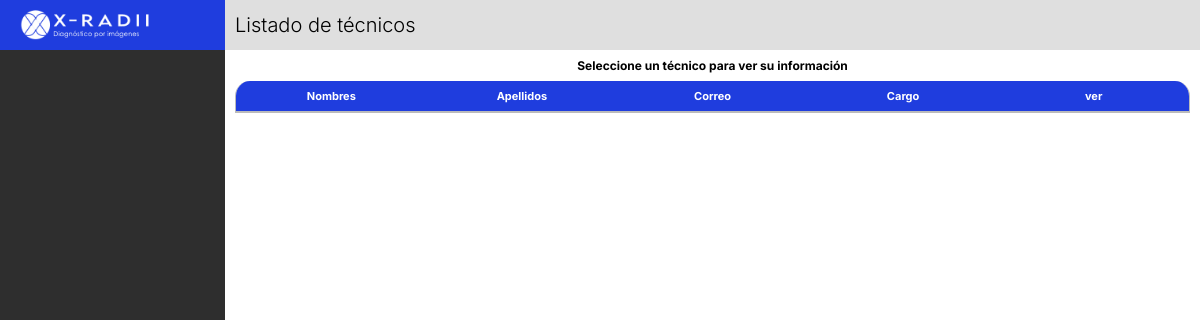
Before: /Cuenta/Tecnicos.php with the older database file.
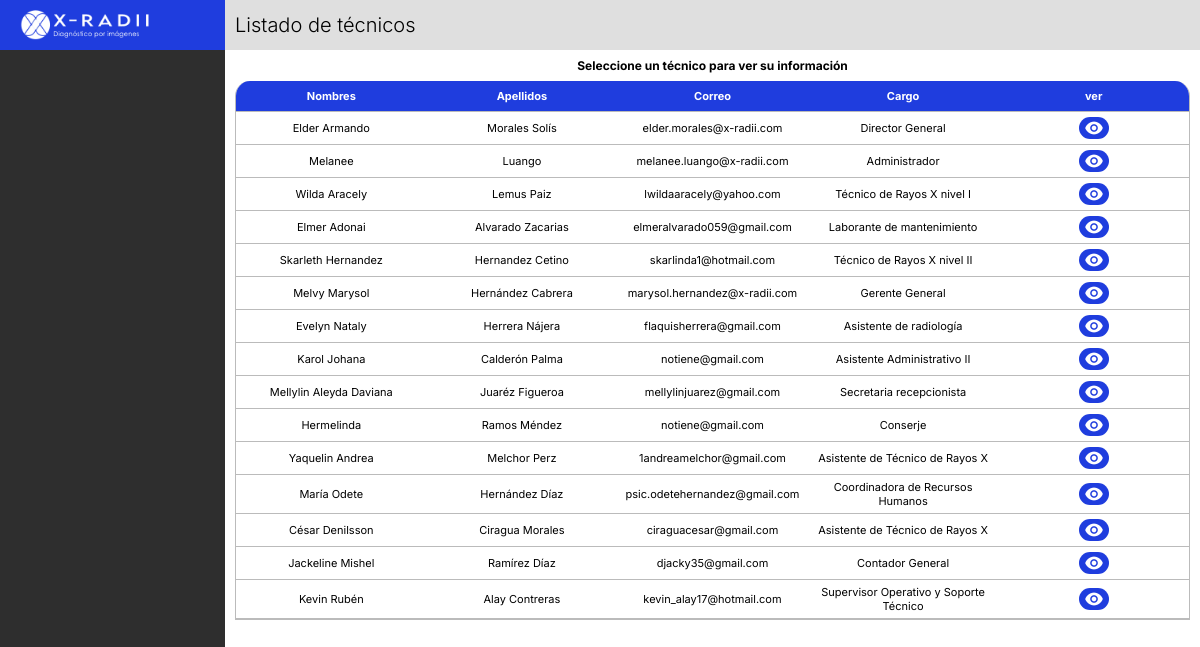
After: the same page with the newer database file.
### tables this page shows
CREATE TABLE IF NOT EXISTS `usuarios` (
  `id` int NOT NULL AUTO_INCREMENT,
  `nombres` varchar(60) NOT NULL,
  `apellidos` varchar(60) NOT NULL,
  `username` varchar(20) NOT NULL,
  `correo` varchar(70) NOT NULL,
  `pass` varchar(200) NOT NULL,
  `autorizacion` tinyint(1) NOT NULL,
  `F_rol` int NOT NULL,
  `F_cargo` int NOT NULL,
  `activo` int NOT NULL DEFAULT '1',
  PRIMARY KEY (`id`),
  KEY `usuarios-rol` (`F_rol`),
  KEY `usuarios-cargo` (`F_cargo`)
);

CREATE TABLE IF NOT EXISTS `cargo` (
  `id` int NOT NULL AUTO_INCREMENT,
  `nombre_cargo` varchar(45) NOT NULL,
  PRIMARY KEY (`id`)
);

### Cuenta/Tecnicos.php (the view, shortened to what this page needs)
<?php
$Titulo = "Listado de técnicos";
?>
<?php
$sql = "SELECT u.id, u.nombres, u.apellidos, u.correo, c.nombre_cargo FROM usuarios u
JOIN cargo c ON u.F_cargo = c.id
WHERE u.activo != 0 AND u.apellidos != 'Prueba';";
$sentencia = $base_de_datos->prepare($sql);
$sentencia->execute();
$registro = $sentencia->fetchAll(PDO::FETCH_ASSOC);
?>
<?php include_once '../templates/encabezado.php'; ?>
<!DOCTYPE html>
<html lang="en">
<head>
    <link href="css/tecnicos.css" rel="stylesheet">
</head>
<body>
<?php include_once '../templates/estructura.php'; ?>
<div class="ContenedorBase">
    <h1>Seleccione un técnico para ver su información</h1>
</div>
<div class="ContenedorBase2">
    <div class="divTabla_tec">
        <div class="divtabla2_tec">
            <table>
                <thead>
                    <tr>
                        <th class="">Nombres</th>
                        <th class="">Apellidos</th>
                        <th class="">Correo</th>
                        <th class="tdfecha">Cargo</th>
                        <th class="tdfecha">ver</th>
                    </tr>
                </thead>
                <tbody id="tbody_tabla" name="tbody_tabla">
                    <?php if(count($registro) > 0){ ?>
                        <?php foreach($registro as $valor){ ?>
                            <tr>
                                <td>
                                    <?php echo $valor["nombres"]; ?>
                                </td>
                                <td>
                                    <?php echo $valor["apellidos"]; ?>
                                </td>
                                <td>
                                    <?php echo $valor["correo"]; ?>
                                </td>
                                <td>
                                    <?php echo $valor["nombre_cargo"]; ?>
                                </td>
                                <td>
                                    <button class="btnView" onclick="VerUsuario(<?php echo $valor['id'];?>);">
                                    </button>
                                </td>
                            </tr>
                        <?php } ?>
                    <?php } ?>
                </tbody>
            </table>
        </div>
    </div>
</div>
<?php include_once '../templates/estructura_abajo.php'; ?>
</body>
</html>

### templates/encabezado.php (shortened to what this page needs)
<link href="../css/estructura.css" rel="stylesheet">
<link href="../css/General.css" rel="stylesheet">

### templates/estructura.php (shortened to what this page needs)
<div class="grid-container">
    <div class="item1" id="item1">
        <div class="Logo">
            <img src="../imagenes/Logo Largo Blanco.png" alt="">
        </div>
    </div>
    <div class="item2" id="item2">
        <span>
            <?php if(isset($Titulo)) echo $Titulo ?>
        </span>
    </div>
    <div class="item3" id="item3">

### templates/estructura_abajo.php
</div>
</div>

### css/estructura.css (style rules this page uses)
body { margin: 0; height: 100vh; }
.grid-container { display: grid; grid-template-columns: 225px auto; grid-template-rows: 50px auto; gap: 0px; padding: 0px; height:100%; }
.grid-container > div { border: 0px solid red; text-align: center; }
.Logo { background-color: #1F3DDE; height: 50px; display: flex; align-items: center; }
.Logo > img { height: 30px; margin-left: 20px; }
.item1 { background-color: #2E2E2E; grid-row: 1 / 3; }
.item2 { background-color: #DFDFDF; display: flex; align-items: center; }
.item2 > span { font-size: 20px; font-weight: 300; margin-left: 10px; }
.item3 { height:100%; margin: 0; display: flex; flex-direction: column }

### css/General.css (style rules this page uses)
* { font-size: 12px; font-family: "Inter", sans-serif; }
.btnView { background: #1F3DDE; background-image: url('../imagenes/carbon_view-filled.png'); background-size: 18px; background-repeat: no-repeat; background-position: center; height: 22px; width: 30px; border: none; outline: none; padding: 0px; margin: 0px; cursor: pointer; border-radius: 30px; color: white; font-style: normal; font-weight: 500; font-size: 14px; }
table { width: 100%; border-collapse: collapse; max-width: 100%; table-layout: fixed; }
tr { width: 50px; word-wrap: break-word; }
td { height: 30px; padding: 5px; text-align: center; align-items: center; }
thead > tr { height: 30px; }
thead { background-color: #1F3DDE; color: white; }

### Cuenta/css/tecnicos.css (style rules this page uses)
.divTabla_tec { grid-template-columns: auto; padding-left: 10px; padding-right: 10px; }
.divTabla2_tec { border-radius: 15px 15px 0px 0px; border-left: 1px solid #BBBBBB; border-right: 1px solid #BBBBBB; border-bottom: 1px solid #BBBBBB; align-items: flex-start; justify-content: center; align-items: flex-start; justify-content: center; overflow-x: hidden; overflow-y: scroll; }
thead { position: sticky; top: 0; }
td, th { border-left: 0px solid black; border-bottom: 1px solid #BBBBBB; font-size: 11px; word-wrap: break-word; min-width: 30px; }

Changed rows visible on the page:
now on this page (row edited): usuarios: nombres "Elder Armando", apellidos "Morales Solís", correo "elder.morales@x-radii.com", F_cargo.nombre_cargo "Director General"
now on this page (row edited): usuarios: nombres "Melanee", apellidos "Luango", correo "melanee.luango@x-radii.com", F_cargo.nombre_cargo "Administrador"
now on this page (row edited): usuarios: nombres "Wilda Aracely", apellidos "Lemus Paiz", correo "lwildaaracely@yahoo.com", F_cargo.nombre_cargo "Técnico de Rayos X nivel I"
now on this page (row edited): usuarios: nombres "Elmer Adonai", apellidos "Alvarado Zacarias", correo "elmeralvarado059@gmail.com", F_cargo.nombre_cargo "Laborante de mantenimiento"
now on this page (row edited): usuarios: nombres "Skarleth Hernandez", apellidos "Hernandez Cetino", correo "skarlinda1@hotmail.com", F_cargo.nombre_cargo "Técnico de Rayos X nivel II"
now on this page (row edited): usuarios: nombres "Melvy Marysol", apellidos "Hernández Cabrera", correo "marysol.hernandez@x-radii.com", F_cargo.nombre_cargo "Gerente General"
added usuarios: nombres "Evelyn Nataly", apellidos "Herrera Nájera", correo "flaquisherrera@gmail.com", F_cargo.nombre_cargo "Asistente de radiología"
added usuarios: nombres "Karol Johana", apellidos "Calderón Palma", correo "notiene@gmail.com", F_cargo.nombre_cargo "Asistente Administrativo II"
added usuarios: nombres "Mellylin Aleyda Daviana", apellidos "Juaréz Figueroa", correo "mellylinjuarez@gmail.com", F_cargo.nombre_cargo "Secretaria recepcionista"
added usuarios: nombres "Hermelinda", apellidos "Ramos Méndez", correo "notiene@gmail.com", F_cargo.nombre_cargo "Conserje"
added usuarios: nombres "Yaquelin Andrea", apellidos "Melchor Perz", correo "1andreamelchor@gmail.com", F_cargo.nombre_cargo "Asistente de Técnico de Rayos X"
added usuarios: nombres "María Odete", apellidos "Hernández Díaz", correo "psic.odetehernandez@gmail.com", F_cargo.nombre_cargo "Coordinadora de Recursos Humanos"
added usuarios: nombres "César Denilsson", apellidos "Ciragua Morales", correo "ciraguacesar@gmail.com", F_cargo.nombre_cargo "Asistente de Técnico de Rayos X"
added usuarios: nombres "Jackeline Mishel", apellidos "Ramírez Díaz", correo "djacky35@gmail.com", F_cargo.nombre_cargo "Contador General"
added usuarios: nombres "Kevin Rubén", apellidos "Alay Contreras", correo "kevin_alay17@hotmail.com", F_cargo.nombre_cargo "Supervisor Operativo y Soporte Técnico"
